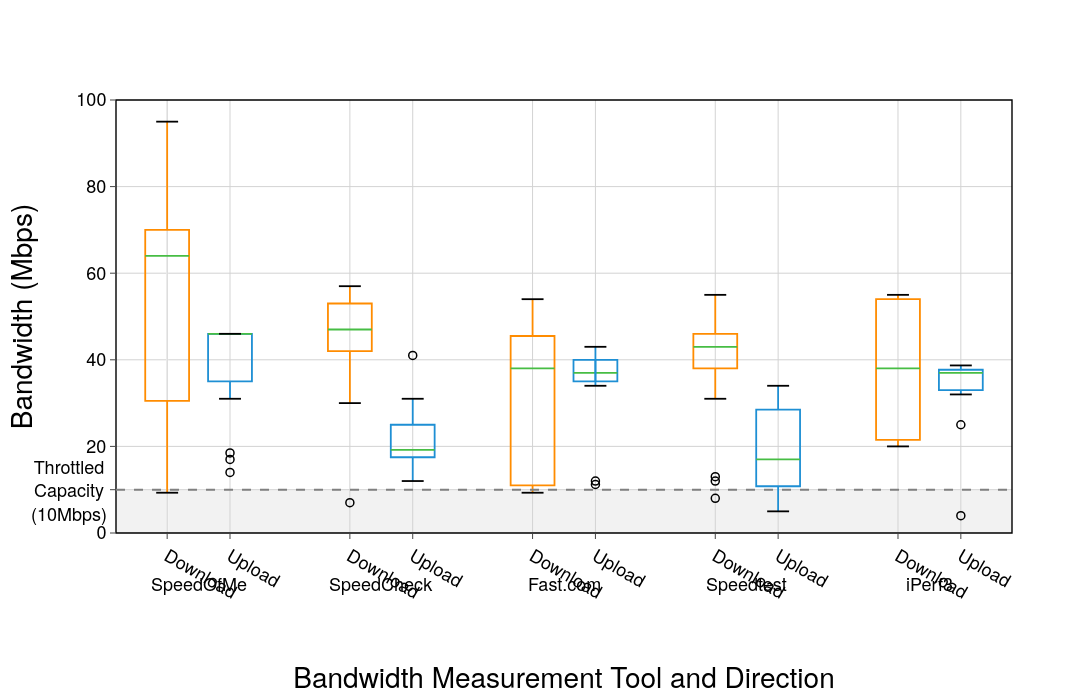

Notebook code cell kept with this figure:
### Code cell
fig = go.Figure()

fig.add_trace(
    go.Scatter(
        x=[],
        y=[],
        mode="markers",
        showlegend=False
    )
)

fig.add_shape(type="line", x0=0, x1=1, y0=0, y1=0, xref="paper", yref="y", line=dict(color="lightgray", width=1.2),layer="above")
fig.add_shape(type="line", x0=0, x1=0, y0=0, y1=1, xref="x", yref="paper", line=dict(color="lightgray", width=1.2),layer="above")

categories = tools

for x, cat in zip(x_positions, categories):
    test_type = None
    test_type = TEST_DOWNLOAD if cat.endswith(TEST_DOWNLOAD) else TEST_UPLOAD
    stats = bandwidth_values[cat]
    draw_custom_box(fig, x, test_type, stats, outliers=outliers.get(cat, []))

fig.add_shape(
    type="rect",
    xref="paper", yref="paper",
    x0=0, y0=0, x1=1, y1=1,
    line=dict(color="black", width=1.4),
)

fig.update_layout(
    width=1450, height=700,

    margin=dict(b=160), # Otherwise, the x labels will be cropped out

    font=dict(family="Helvetica Neue, Arial, sans-serif", size=28, color="black"),

    xaxis=dict(
        type="linear",
        title_text=X_LABEL,
        title_font=dict(size=28),
        title_standoff=65,  # move x axis title down so that it won't overlap with x axis annotations
        showgrid=True,
        gridcolor="lightgray",
        tickmode='array',
        tickvals=x_positions,
        ticktext=tick_texts,
        showline=False,
        ticks="outside",
        linewidth=1.2, tickwidth=1,
        tickfont = dict(size=18),
        range=[min(x_positions) - padding, max(x_positions) + padding],
    ),

    yaxis=dict(title_standoff=45,
        range=[0, 100], title_text=Y_LABEL, title_font=dict(size=28),
        showline=False, gridcolor="lightgray", showgrid=True,
        tick0=0, dtick=20, ticks='outside', linewidth=1.2, tickwidth=1,
        tickfont = dict(size=18), tickmode='array',
        tickvals = sorted(set([i * 20 for i in range(0, 6)] + [10])),  # ticks every 20, plus y=10
        ticktext = [str((i * 20)) for i in range(0, 1)] + [""] + [str((i * 20)) for i in range(1, 6)],
    ),

    plot_bgcolor="rgba(255,255,255,0)", # transparent
)

# Add group names as centered annotations
for center, tool in zip(group_centers, groups):
    fig.add_annotation(
        x=center,
        y=-0.08,   # push below tick labels
        xref="x",
        yref="paper",
        text=tool,
        showarrow=False,
        xanchor="center",
        yanchor="top",
        font=dict(size=18, family="Helvetica Neue, Arial, sans-serif"),
    )


# Add Throttled Capacity Line & Annotation
fig.add_shape(
    type="line",
    xref="paper",  # use full x-axis
    yref="y",      # fixed y-axis
    x0=0,
    x1=1,          # spans right edge
    y0=10,
    y1=10,
    line=dict(color="gray", width=2, dash="dash"),
)
fig.add_annotation(
    text="Throttled<br>Capacity<br>(10Mbps)",
    xref="paper", yref="y",
    x=-0.008, y=10,
    showarrow=False,
    xanchor="right",
    yanchor="middle",
    font=dict(size=18, color="black")
)

# Add shaded area below y=10
fig.add_hrect(
    y0=0, y1=10,
    fillcolor="lightgray", opacity=0.3,
    line_width=0, layer="below",   # 👈 keep grid + traces visible
)

fig.show()

### Figure 1 — Plotly figure (JSON) as saved in the notebook; plotly's stock layout.template omitted (floating-point values rounded to 4 significant figures)
{"data": [{"mode": "markers", "showlegend": false, "type": "scatter", "x": [], "y": []}, {"hoverinfo": "skip", "marker": {"color": "rgba(255,255,255,0)", "line": {"color": "black", "width": 1.5}, "size": 8, "symbol": "circle"}, "mode": "markers", "showlegend": false, "type": "scatter", "x": [0.86, 0.86, 0.86], "y": [14, 17, 18.5]}, {"hoverinfo": "skip", "marker": {"color": "rgba(255,255,255,0)", "line": {"color": "black", "width": 1.5}, "size": 8, "symbol": "circle"}, "mode": "markers", "showlegend": false, "type": "scatter", "x": [2.5], "y": [7]}, {"hoverinfo": "skip", "marker": {"color": "rgba(255,255,255,0)", "line": {"color": "black", "width": 1.5}, "size": 8, "symbol": "circle"}, "mode": "markers", "showlegend": false, "type": "scatter", "x": [3.36], "y": [41]}, {"hoverinfo": "skip", "marker": {"color": "rgba(255,255,255,0)", "line": {"color": "black", "width": 1.5}, "size": 8, "symbol": "circle"}, "mode": "markers", "showlegend": false, "type": "scatter", "x": [5.86, 5.86], "y": [11.2, 12]}, {"hoverinfo": "skip", "marker": {"color": "rgba(255,255,255,0)", "line": {"color": "black", "width": 1.5}, "size": 8, "symbol": "circle"}, "mode": "markers", "showlegend": false, "type": "scatter", "x": [7.5, 7.5, 7.5], "y": [8, 12, 13]}, {"hoverinfo": "skip", "marker": {"color": "rgba(255,255,255,0)", "line": {"color": "black", "width": 1.5}, "size": 8, "symbol": "circle"}, "mode": "markers", "showlegend": false, "type": "scatter", "x": [10.86, 10.86], "y": [4, 25]}], "layout": {"annotations": [{"font": {"family": "Helvetica Neue, Arial, sans-serif", "size": 18}, "showarrow": false, "text": "SpeedOfMe", "x": 0.43, "xanchor": "center", "xref": "x", "y": -0.08, "yanchor": "top", "yref": "paper"}, {"font": {"family": "Helvetica Neue, Arial, sans-serif", "size": 18}, "showarrow": false, "text": "SpeedCheck", "x": 2.93, "xanchor": "center", "xref": "x", "y": -0.08, "yanchor": "top", "yref": "paper"}, {"font": {"family": "Helvetica Neue, Arial, sans-serif", "size": 18}, "showarrow": false, "text": "Fast.com", "x": 5.43, "xanchor": "center", "xref": "x", "y": -0.08, "yanchor": "top", "yref": "paper"}, {"font": {"family": "Helvetica Neue, Arial, sans-serif", "size": 18}, "showarrow": false, "text": "Speedtest", "x": 7.93, "xanchor": "center", "xref": "x", "y": -0.08, "yanchor": "top", "yref": "paper"}, {"font": {"family": "Helvetica Neue, Arial, sans-serif", "size": 18}, "showarrow": false, "text": "iPerf3", "x": 10.43, "xanchor": "center", "xref": "x", "y": -0.08, "yanchor": "top", "yref": "paper"}, {"font": {"color": "black", "size": 18}, "showarrow": false, "text": "Throttled<br>Capacity<br>(10Mbps)", "x": -0.008, "xanchor": "right", "xref": "paper", "y": 10, "yanchor": "middle", "yref": "y"}], "font": {"color": "black", "family": "Helvetica Neue, Arial, sans-serif", "size": 28}, "height": 700, "margin": {"b": 160}, "plot_bgcolor": "rgba(255,255,255,0)", "shapes": [{"layer": "above", "line": {"color": "lightgray", "width": 1.2}, "type": "line", "x0": 0, "x1": 1, "xref": "paper", "y0": 0, "y1": 0, "yref": "y"}, {"layer": "above", "line": {"color": "lightgray", "width": 1.2}, "type": "line", "x0": 0, "x1": 0, "xref": "x", "y0": 0, "y1": 1, "yref": "paper"}, {"fillcolor": "rgba(0,0,0,0)", "line": {"color": "darkorange", "width": 1.8}, "type": "rect", "x0": -0.3, "x1": 0.3, "xref": "x", "y0": 30.5, "y1": 70, "yref": "y"}, {"line": {"color": "#47BD44", "width": 1.8}, "type": "line", "x0": -0.3, "x1": 0.3, "xref": "x", "y0": 64, "y1": 64, "yref": "y"}, {"line": {"color": "darkorange", "width": 1.8}, "type": "line", "x0": 0, "x1": 0, "xref": "x", "y0": 9.3, "y1": 30.5, "yref": "y"}, {"line": {"color": "darkorange", "width": 1.8}, "type": "line", "x0": 0, "x1": 0, "xref": "x", "y0": 70, "y1": 95, "yref": "y"}, {"line": {"color": "black", "width": 1.8}, "type": "line", "x0": -0.15, "x1": 0.15, "xref": "x", "y0": 9.3, "y1": 9.3, "yref": "y"}, {"line": {"color": "black", "width": 1.8}, "type": "line", "x0": -0.15, "x1": 0.15, "xref": "x", "y0": 95, "y1": 95, "yref": "y"}, {"fillcolor": "rgba(0,0,0,0)", "line": {"color": "#1E8FD4", "width": 1.8}, "type": "rect", "x0": 0.56, "x1": 1.16, "xref": "x", "y0": 35, "y1": 46, "yref": "y"}, {"line": {"color": "#47BD44", "width": 1.8}, "type": "line", "x0": 0.56, "x1": 1.16, "xref": "x", "y0": 46, "y1": 46, "yref": "y"}, {"line": {"color": "#1E8FD4", "width": 1.8}, "type": "line", "x0": 0.86, "x1": 0.86, "xref": "x", "y0": 31, "y1": 35, "yref": "y"}, {"line": {"color": "#1E8FD4", "width": 1.8}, "type": "line", "x0": 0.86, "x1": 0.86, "xref": "x", "y0": 46, "y1": 46, "yref": "y"}, {"line": {"color": "black", "width": 1.8}, "type": "line", "x0": 0.71, "x1": 1.01, "xref": "x", "y0": 31, "y1": 31, "yref": "y"}, {"line": {"color": "black", "width": 1.8}, "type": "line", "x0": 0.71, "x1": 1.01, "xref": "x", "y0": 46, "y1": 46, "yref": "y"}, {"fillcolor": "rgba(0,0,0,0)", "line": {"color": "darkorange", "width": 1.8}, "type": "rect", "x0": 2.2, "x1": 2.8, "xref": "x", "y0": 42, "y1": 53, "yref": "y"}, {"line": {"color": "#47BD44", "width": 1.8}, "type": "line", "x0": 2.2, "x1": 2.8, "xref": "x", "y0": 47, "y1": 47, "yref": "y"}, {"line": {"color": "darkorange", "width": 1.8}, "type": "line", "x0": 2.5, "x1": 2.5, "xref": "x", "y0": 30, "y1": 42, "yref": "y"}, {"line": {"color": "darkorange", "width": 1.8}, "type": "line", "x0": 2.5, "x1": 2.5, "xref": "x", "y0": 53, "y1": 57, "yref": "y"}, {"line": {"color": "black", "width": 1.8}, "type": "line", "x0": 2.35, "x1": 2.65, "xref": "x", "y0": 30, "y1": 30, "yref": "y"}, {"line": {"color": "black", "width": 1.8}, "type": "line", "x0": 2.35, "x1": 2.65, "xref": "x", "y0": 57, "y1": 57, "yref": "y"}, {"fillcolor": "rgba(0,0,0,0)", "line": {"color": "#1E8FD4", "width": 1.8}, "type": "rect", "x0": 3.06, "x1": 3.66, "xref": "x", "y0": 17.5, "y1": 25, "yref": "y"}, {"line": {"color": "#47BD44", "width": 1.8}, "type": "line", "x0": 3.06, "x1": 3.66, "xref": "x", "y0": 19.2, "y1": 19.2, "yref": "y"}, {"line": {"color": "#1E8FD4", "width": 1.8}, "type": "line", "x0": 3.36, "x1": 3.36, "xref": "x", "y0": 12, "y1": 17.5, "yref": "y"}, {"line": {"color": "#1E8FD4", "width": 1.8}, "type": "line", "x0": 3.36, "x1": 3.36, "xref": "x", "y0": 25, "y1": 31, "yref": "y"}, {"line": {"color": "black", "width": 1.8}, "type": "line", "x0": 3.21, "x1": 3.51, "xref": "x", "y0": 12, "y1": 12, "yref": "y"}, {"line": {"color": "black", "width": 1.8}, "type": "line", "x0": 3.21, "x1": 3.51, "xref": "x", "y0": 31, "y1": 31, "yref": "y"}, {"fillcolor": "rgba(0,0,0,0)", "line": {"color": "darkorange", "width": 1.8}, "type": "rect", "x0": 4.7, "x1": 5.3, "xref": "x", "y0": 11, "y1": 45.5, "yref": "y"}, {"line": {"color": "#47BD44", "width": 1.8}, "type": "line", "x0": 4.7, "x1": 5.3, "xref": "x", "y0": 38, "y1": 38, "yref": "y"}, {"line": {"color": "darkorange", "width": 1.8}, "type": "line", "x0": 5, "x1": 5, "xref": "x", "y0": 9.3, "y1": 11, "yref": "y"}, {"line": {"color": "darkorange", "width": 1.8}, "type": "line", "x0": 5, "x1": 5, "xref": "x", "y0": 45.5, "y1": 54, "yref": "y"}, {"line": {"color": "black", "width": 1.8}, "type": "line", "x0": 4.85, "x1": 5.15, "xref": "x", "y0": 9.3, "y1": 9.3, "yref": "y"}, {"line": {"color": "black", "width": 1.8}, "type": "line", "x0": 4.85, "x1": 5.15, "xref": "x", "y0": 54, "y1": 54, "yref": "y"}, {"fillcolor": "rgba(0,0,0,0)", "line": {"color": "#1E8FD4", "width": 1.8}, "type": "rect", "x0": 5.56, "x1": 6.16, "xref": "x", "y0": 40, "y1": 35, "yref": "y"}, {"line": {"color": "#47BD44", "width": 1.8}, "type": "line", "x0": 5.56, "x1": 6.16, "xref": "x", "y0": 37, "y1": 37, "yref": "y"}, {"line": {"color": "#1E8FD4", "width": 1.8}, "type": "line", "x0": 5.86, "x1": 5.86, "xref": "x", "y0": 34, "y1": 40, "yref": "y"}, {"line": {"color": "#1E8FD4", "width": 1.8}, "type": "line", "x0": 5.86, "x1": 5.86, "xref": "x", "y0": 35, "y1": 43, "yref": "y"}, {"line": {"color": "black", "width": 1.8}, "type": "line", "x0": 5.71, "x1": 6.01, "xref": "x", "y0": 34, "y1": 34, "yref": "y"}, {"line": {"color": "black", "width": 1.8}, "type": "line", "x0": 5.71, "x1": 6.01, "xref": "x", "y0": 43, "y1": 43, "yref": "y"}, {"fillcolor": "rgba(0,0,0,0)", "line": {"color": "darkorange", "width": 1.8}, "type": "rect", "x0": 7.2, "x1": 7.8, "xref": "x", "y0": 38, "y1": 46, "yref": "y"}, {"line": {"color": "#47BD44", "width": 1.8}, "type": "line", "x0": 7.2, "x1": 7.8, "xref": "x", "y0": 43, "y1": 43, "yref": "y"}, {"line": {"color": "darkorange", "width": 1.8}, "type": "line", "x0": 7.5, "x1": 7.5, "xref": "x", "y0": 31, "y1": 38, "yref": "y"}, {"line": {"color": "darkorange", "width": 1.8}, "type": "line", "x0": 7.5, "x1": 7.5, "xref": "x", "y0": 46, "y1": 55, "yref": "y"}, {"line": {"color": "black", "width": 1.8}, "type": "line", "x0": 7.35, "x1": 7.65, "xref": "x", "y0": 31, "y1": 31, "yref": "y"}, {"line": {"color": "black", "width": 1.8}, "type": "line", "x0": 7.35, "x1": 7.65, "xref": "x", "y0": 55, "y1": 55, "yref": "y"}, {"fillcolor": "rgba(0,0,0,0)", "line": {"color": "#1E8FD4", "width": 1.8}, "type": "rect", "x0": 8.06, "x1": 8.66, "xref": "x", "y0": 10.8, "y1": 28.5, "yref": "y"}, {"line": {"color": "#47BD44", "width": 1.8}, "type": "line", "x0": 8.06, "x1": 8.66, "xref": "x", "y0": 17, "y1": 17, "yref": "y"}, {"line": {"color": "#1E8FD4", "width": 1.8}, "type": "line", "x0": 8.36, "x1": 8.36, "xref": "x", "y0": 5, "y1": 10.8, "yref": "y"}, {"line": {"color": "#1E8FD4", "width": 1.8}, "type": "line", "x0": 8.36, "x1": 8.36, "xref": "x", "y0": 28.5, "y1": 34, "yref": "y"}, {"line": {"color": "black", "width": 1.8}, "type": "line", "x0": 8.21, "x1": 8.51, "xref": "x", "y0": 5, "y1": 5, "yref": "y"}, {"line": {"color": "black", "width": 1.8}, "type": "line", "x0": 8.21, "x1": 8.51, "xref": "x", "y0": 34, "y1": 34, "yref": "y"}, {"fillcolor": "rgba(0,0,0,0)", "line": {"color": "darkorange", "width": 1.8}, "type": "rect", "x0": 9.7, "x1": 10.3, "xref": "x", "y0": 21.5, "y1": 54, "yref": "y"}, {"line": {"color": "#47BD44", "width": 1.8}, "type": "line", "x0": 9.7, "x1": 10.3, "xref": "x", "y0": 38, "y1": 38, "yref": "y"}, {"line": {"color": "darkorange", "width": 1.8}, "type": "line", "x0": 10, "x1": 10, "xref": "x", "y0": 20, "y1": 21.5, "yref": "y"}, {"line": {"color": "darkorange", "width": 1.8}, "type": "line", "x0": 10, "x1": 10, "xref": "x", "y0": 54, "y1": 55, "yref": "y"}, {"line": {"color": "black", "width": 1.8}, "type": "line", "x0": 9.85, "x1": 10.15, "xref": "x", "y0": 20, "y1": 20, "yref": "y"}, {"line": {"color": "black", "width": 1.8}, "type": "line", "x0": 9.85, "x1": 10.15, "xref": "x", "y0": 55, "y1": 55, "yref": "y"}, {"fillcolor": "rgba(0,0,0,0)", "line": {"color": "#1E8FD4", "width": 1.8}, "type": "rect", "x0": 10.56, "x1": 11.16, "xref": "x", "y0": 33, "y1": 37.7, "yref": "y"}, {"line": {"color": "#47BD44", "width": 1.8}, "type": "line", "x0": 10.56, "x1": 11.16, "xref": "x", "y0": 37, "y1": 37, "yref": "y"}, {"line": {"color": "#1E8FD4", "width": 1.8}, "type": "line", "x0": 10.86, "x1": 10.86, "xref": "x", "y0": 32, "y1": 33, "yref": "y"}, {"line": {"color": "#1E8FD4", "width": 1.8}, "type": "line", "x0": 10.86, "x1": 10.86, "xref": "x", "y0": 37.7, "y1": 38.7, "yref": "y"}, {"line": {"color": "black", "width": 1.8}, "type": "line", "x0": 10.71, "x1": 11.01, "xref": "x", "y0": 32, "y1": 32, "yref": "y"}, {"line": {"color": "black", "width": 1.8}, "type": "line", "x0": 10.71, "x1": 11.01, "xref": "x", "y0": 38.7, "y1": 38.7, "yref": "y"}, {"line": {"color": "black", "width": 1.4}, "type": "rect", "x0": 0, "x1": 1, "xref": "paper", "y0": 0, "y1": 1, "yref": "paper"}, {"line": {"color": "gray", "dash": "dash", "width": 2}, "type": "line", "x0": 0, "x1": 1, "xref": "paper", "y0": 10, "y1": 10, "yref": "y"}, {"fillcolor": "lightgray", "layer": "below", "line": {"width": 0}, "opacity": 0.3, "type": "rect", "x0": 0, "x1": 1, "xref": "x domain", "y0": 0, "y1": 10, "yref": "y"}], "width": 1450, "xaxis": {"gridcolor": "lightgray", "linewidth": 1.2, "range": [-0.7, 11.56], "showgrid": true, "showline": false, "tickfont": {"size": 18}, "tickmode": "array", "ticks": "outside", "ticktext": ["Download", "Upload", "Download", "Upload", "Download", "Upload", "Download", "Upload", "Download", "Upload"], "tickvals": [0, 0.86, 2.5, 3.36, 5, 5.86, 7.5, 8.36, 10, 10.86], "tickwidth": 1, "title": {"font": {"size": 28}, "standoff": 65, "text": "Bandwidth Measurement Tool and Direction"}, "type": "linear"}, "yaxis": {"dtick": 20, "gridcolor": "lightgray", "linewidth": 1.2, "range": [0, 100], "showgrid": true, "showline": false, "tick0": 0, "tickfont": {"size": 18}, "tickmode": "array", "ticks": "outside", "ticktext": ["0", "", "20", "40", "60", "80", "100"], "tickvals": [0, 10, 20, 40, 60, 80, 100], "tickwidth": 1, "title": {"font": {"size": 28}, "standoff": 45, "text": "Bandwidth (Mbps)"}}}}
